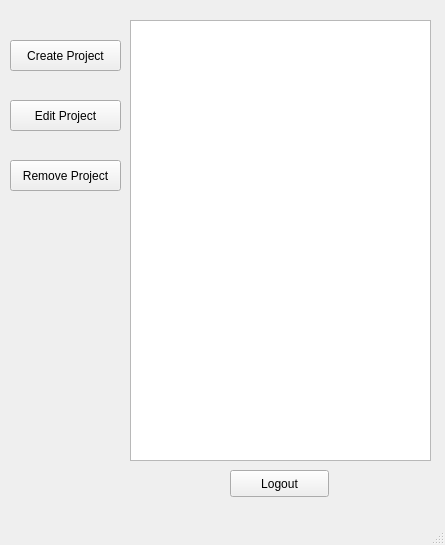
<?xml version="1.0" encoding="UTF-8"?>
<ui version="4.0">
 <class>AdminWIndow</class>
 <widget class="QMainWindow" name="AdminWIndow">
  <property name="geometry">
   <rect>
    <x>0</x>
    <y>0</y>
    <width>445</width>
    <height>545</height>
   </rect>
  </property>
  <property name="windowTitle">
   <string>Administrator</string>
  </property>
  <widget class="QWidget" name="centralwidget">
   <widget class="QListView" name="listView">
    <property name="geometry">
     <rect>
      <x>130</x>
      <y>20</y>
      <width>301</width>
      <height>441</height>
     </rect>
    </property>
   </widget>
   <widget class="QPushButton" name="Createproject">
    <property name="geometry">
     <rect>
      <x>10</x>
      <y>40</y>
      <width>111</width>
      <height>31</height>
     </rect>
    </property>
    <property name="text">
     <string>Create Project</string>
    </property>
   </widget>
   <widget class="QPushButton" name="Editproject">
    <property name="geometry">
     <rect>
      <x>10</x>
      <y>100</y>
      <width>111</width>
      <height>31</height>
     </rect>
    </property>
    <property name="text">
     <string>Edit Project</string>
    </property>
   </widget>
   <widget class="QPushButton" name="pushButton_3">
    <property name="geometry">
     <rect>
      <x>230</x>
      <y>470</y>
      <width>99</width>
      <height>27</height>
     </rect>
    </property>
    <property name="text">
     <string>Logout</string>
    </property>
   </widget>
   <widget class="QPushButton" name="Removeproject">
    <property name="geometry">
     <rect>
      <x>10</x>
      <y>160</y>
      <width>111</width>
      <height>31</height>
     </rect>
    </property>
    <property name="text">
     <string>Remove Project</string>
    </property>
   </widget>
  </widget>
  <widget class="QStatusBar" name="statusbar"/>
  <widget class="QMenuBar" name="menubar">
   <property name="geometry">
    <rect>
     <x>0</x>
     <y>0</y>
     <width>445</width>
     <height>25</height>
    </rect>
   </property>
  </widget>
 </widget>
 <resources/>
 <connections/>
</ui>
